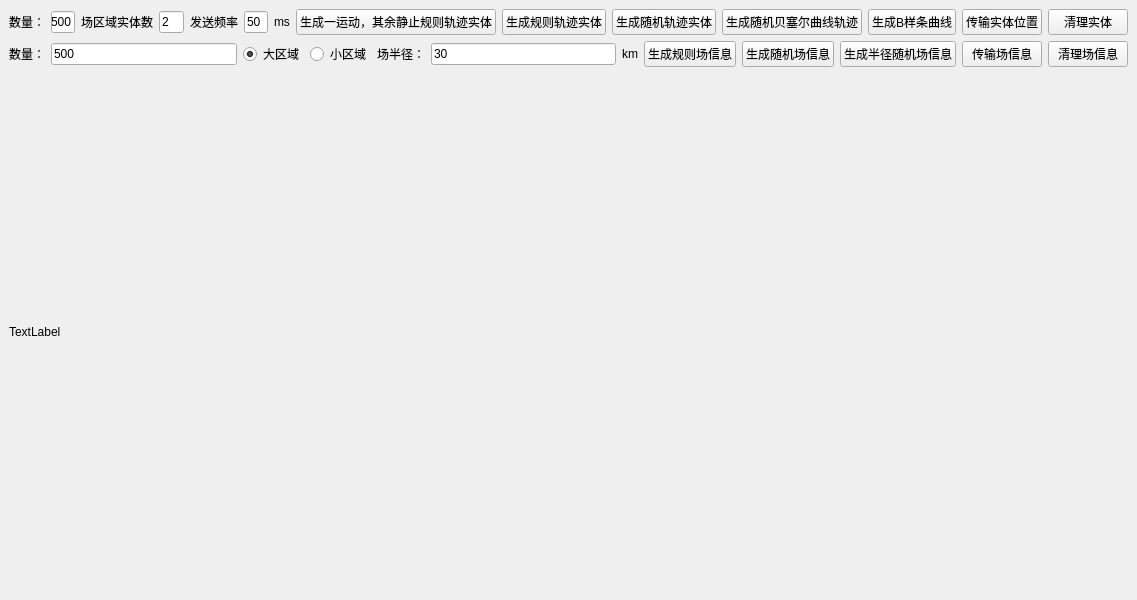
<?xml version="1.0" encoding="UTF-8"?>
<ui version="4.0">
 <class>MainWindow</class>
 <widget class="QMainWindow" name="MainWindow">
  <property name="geometry">
   <rect>
    <x>0</x>
    <y>0</y>
    <width>1137</width>
    <height>600</height>
   </rect>
  </property>
  <property name="windowTitle">
   <string>MainWindow</string>
  </property>
  <widget class="QWidget" name="centralwidget">
   <layout class="QHBoxLayout" name="horizontalLayout_3">
    <item>
     <layout class="QVBoxLayout" name="verticalLayout" stretch="0,0">
      <item>
       <layout class="QVBoxLayout" name="verticalLayout_3">
        <item>
         <layout class="QHBoxLayout" name="horizontalLayout">
          <item>
           <widget class="QLabel" name="label_2">
            <property name="text">
             <string>数量：</string>
            </property>
           </widget>
          </item>
          <item>
           <widget class="QLineEdit" name="lineEdit_2">
            <property name="text">
             <string>500</string>
            </property>
           </widget>
          </item>
          <item>
           <widget class="QLabel" name="label_4">
            <property name="text">
             <string>场区域实体数</string>
            </property>
           </widget>
          </item>
          <item>
           <widget class="QLineEdit" name="lineEdit_3">
            <property name="text">
             <string>2</string>
            </property>
           </widget>
          </item>
          <item>
           <widget class="QLabel" name="label_7">
            <property name="text">
             <string>发送频率</string>
            </property>
           </widget>
          </item>
          <item>
           <widget class="QLineEdit" name="lineEdit_5">
            <property name="text">
             <string>50</string>
            </property>
           </widget>
          </item>
          <item>
           <widget class="QLabel" name="label_8">
            <property name="text">
             <string>ms</string>
            </property>
           </widget>
          </item>
          <item>
           <widget class="QPushButton" name="pushButton_9">
            <property name="text">
             <string>生成一运动，其余静止规则轨迹实体</string>
            </property>
           </widget>
          </item>
          <item>
           <widget class="QPushButton" name="pushButton">
            <property name="text">
             <string>生成规则轨迹实体</string>
            </property>
           </widget>
          </item>
          <item>
           <widget class="QPushButton" name="pushButton_6">
            <property name="text">
             <string>生成随机轨迹实体</string>
            </property>
           </widget>
          </item>
          <item>
           <widget class="QPushButton" name="pushButton_10">
            <property name="text">
             <string>生成随机贝塞尔曲线轨迹</string>
            </property>
           </widget>
          </item>
          <item>
           <widget class="QPushButton" name="pushButton_11">
            <property name="text">
             <string>生成B样条曲线</string>
            </property>
           </widget>
          </item>
          <item>
           <widget class="QPushButton" name="pushButton_4">
            <property name="text">
             <string>传输实体位置</string>
            </property>
           </widget>
          </item>
          <item>
           <widget class="QPushButton" name="pushButton_5">
            <property name="text">
             <string>清理实体</string>
            </property>
           </widget>
          </item>
         </layout>
        </item>
        <item>
         <layout class="QHBoxLayout" name="horizontalLayout_2" stretch="0,0,0,0,0,0,0,0,0,0,0,0">
          <item>
           <widget class="QLabel" name="label_3">
            <property name="text">
             <string>数量：</string>
            </property>
           </widget>
          </item>
          <item>
           <widget class="QLineEdit" name="lineEdit">
            <property name="text">
             <string>500</string>
            </property>
           </widget>
          </item>
          <item>
           <widget class="QRadioButton" name="radioButton">
            <property name="text">
             <string>大区域</string>
            </property>
            <property name="checked">
             <bool>true</bool>
            </property>
           </widget>
          </item>
          <item>
           <widget class="QRadioButton" name="radioButton_2">
            <property name="text">
             <string>小区域</string>
            </property>
            <property name="checked">
             <bool>false</bool>
            </property>
           </widget>
          </item>
          <item>
           <widget class="QLabel" name="label_5">
            <property name="text">
             <string>场半径：</string>
            </property>
           </widget>
          </item>
          <item>
           <widget class="QLineEdit" name="lineEdit_4">
            <property name="text">
             <string>30</string>
            </property>
           </widget>
          </item>
          <item>
           <widget class="QLabel" name="label_6">
            <property name="text">
             <string>km</string>
            </property>
           </widget>
          </item>
          <item>
           <widget class="QPushButton" name="pushButton_2">
            <property name="text">
             <string>生成规则场信息</string>
            </property>
           </widget>
          </item>
          <item>
           <widget class="QPushButton" name="pushButton_8">
            <property name="text">
             <string>生成随机场信息</string>
            </property>
           </widget>
          </item>
          <item>
           <widget class="QPushButton" name="pushButton_12">
            <property name="text">
             <string>生成半径随机场信息</string>
            </property>
           </widget>
          </item>
          <item>
           <widget class="QPushButton" name="pushButton_7">
            <property name="text">
             <string>传输场信息</string>
            </property>
           </widget>
          </item>
          <item>
           <widget class="QPushButton" name="pushButton_3">
            <property name="text">
             <string>清理场信息</string>
            </property>
           </widget>
          </item>
         </layout>
        </item>
       </layout>
      </item>
      <item>
       <layout class="QVBoxLayout" name="verticalLayout_2">
        <item>
         <widget class="QLabel" name="label">
          <property name="text">
           <string>TextLabel</string>
          </property>
         </widget>
        </item>
       </layout>
      </item>
     </layout>
    </item>
   </layout>
  </widget>
 </widget>
 <resources/>
 <connections/>
</ui>
